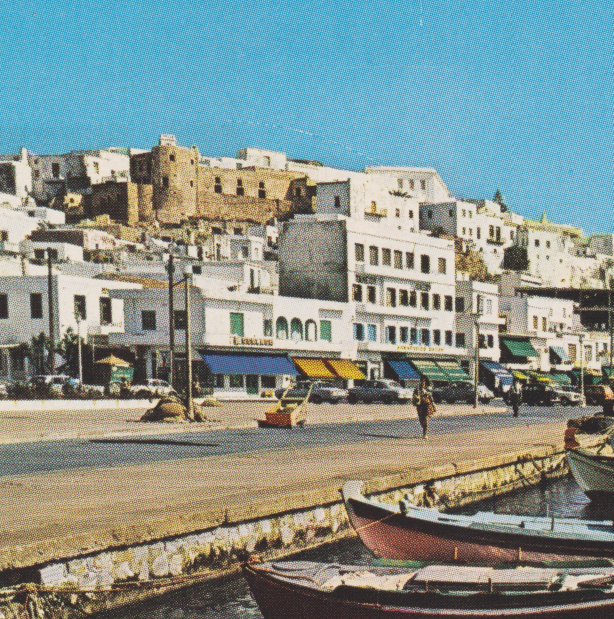
%> input picture salient-points/TestIm1.png, 1227 x 1238 px (shown at 1/2 size)
$ octave main_descriptor.m   (GNU Octave 9; MATLAB toolbox functions it lacks are replaced by stand-ins)
%> lines starting %> are read from the running program, lines starting %| are printed output that depends on the picture
### salient-points/myLocalDescriptor.m
function d = myLocalDescriptor(I,p,rhom,rhoM,rhostep ,N)
%MYLOCALDESCRIPTOR Summary of this function goes here
%   Detailed explanation goes here

    d = [];
    for r = rhom:rhostep:rhoM
        x_rho = [];
        for theta = 0:(2*pi/N):2*pi

        end
    end


end

### salient-points/myLocalDescriptorUpgrade.m
function d = myLocalDescriptorUpgrade(I,p,rhom,rhoM,rhostep ,N)
%MYLOCALDESCRIPTOR Summary of this function goes here
%   Detailed explanation goes here
    [X, Y, ~] = size(I);
    d = [];
    for r = rhom:rhostep:rhoM
        x_rho = [];
        for theta = 0:(2*pi/N):2*pi
            [x, y] = getRealPos(p, theta ,r);
            if y >= 1 || y <= Y || x >= 1 || x <= X
                value = getColor(I, x, y, X, Y);
                x_rho = [x_rho; value];
            end
        end
        if ~isnan(mean(x_rho))
            d = [d; mean(x_rho)];
        end
    end


end

### salient-points/main_descriptor.m
clear;clc;close all
addpath('src');
I = imread('TestIm1.png');
%> I is the input picture: size 1238x1227x3 uint8; mean R, G, B 132.9, 147, 142.1
I_GREYSCALE = rgb2gray(I);
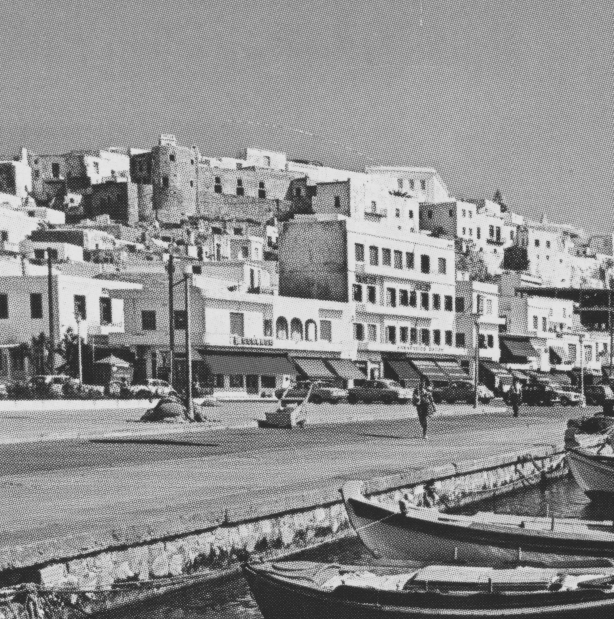
%> I_GREYSCALE: size 1238x1227 uint8 (shown at 1/2 size); min 30, max 238, mean 142.2
p = [100, 100];
q1 = [20.1, 25.5];
q2 = [202, 202];
rhom=5;
rhoM=20;
rhostep=1;
N=8;

d_p = myLocalDescriptor(I_GREYSCALE, p, rhom, rhoM, rhostep, N);
%> d_p = []
d_p_upgrade = myLocalDescriptorUpgrade(I, p, rhom, rhoM, rhostep, N);
%> the loop in myLocalDescriptorUpgrade, `for r = rhom:rhostep:rhoM` made 16 passes
%> d on passes 1 to 9: 154, [154; 155.2], [154; 155.2; 156], [154; 155.2; 156; 153.1], [154; 155.2; 156; 153.1; 154.8], [154; 155.2; 156; 153.1; 154.8; 154.9], [154; 155.2; 156; 153.1; 154.8; 154.9; 153.9], [154; 155.2; 156; 153.1; 154.8; 154.9; 153.9; 155.6], [154; 155.2; 156; 153.1; 154.8; 154.9; 153.9; 155.6; 156.2]
%> after the loop in myLocalDescriptorUpgrade, `for r = rhom:rhostep:rhoM`: value = [150.3; 185; 146.3; 149.3]
%> d_p_upgrade = [154; 155.2; 156; 153.1; 154.8; 154.9; 153.9; 155.6; 156.2; 154.3; 154.5; 154.4; 156.8; 158.1; 159.5; 156.1]

d_q1 = myLocalDescriptor(I_GREYSCALE, q1, rhom, rhoM, rhostep, N);
%> d_q1 = []
d_q1_upgrade = myLocalDescriptorUpgrade(I, q1, rhom, rhoM, rhostep, N);
%> the loop in myLocalDescriptorUpgrade (call 2), `for r = rhom:rhostep:rhoM` made 16 passes
%> d on passes 1 to 8: 156.5, [156.5; 153.6], [156.5; 153.6; 152.7], [156.5; 153.6; 152.7; 156.4], [156.5; 153.6; 152.7; 156.4; 155.9], [156.5; 153.6; 152.7; 156.4; 155.9; 154.3], [156.5; 153.6; 152.7; 156.4; 155.9; 154.3; 154], [156.5; 153.6; 152.7; 156.4; 155.9; 154.3; 154; 153.4]
%> d_q1_upgrade = [156.5; 153.6; 152.7; 156.4; 155.9; 154.3; 154; 153.4; 151.8; 152.5; 151.4; 153.3; 152.7; 154.7; 153.3; 153.7]

d_q2 = myLocalDescriptor(I_GREYSCALE, q2, rhom, rhoM, rhostep, N);
%> d_q2 = []
d_q2_upgrade = myLocalDescriptorUpgrade(I, q2, rhom, rhoM, rhostep, N);
%> d_q2_upgrade = [162; 160; 160.5; 159.8; 160.8; 160; 160.8; 162.2; 161.4; 160.7; 161; 160.8; 162.5; 160.9; 161.8; 161.2]

$ run again, with salient-points/TestIm2.png copied over salient-points/TestIm1.png
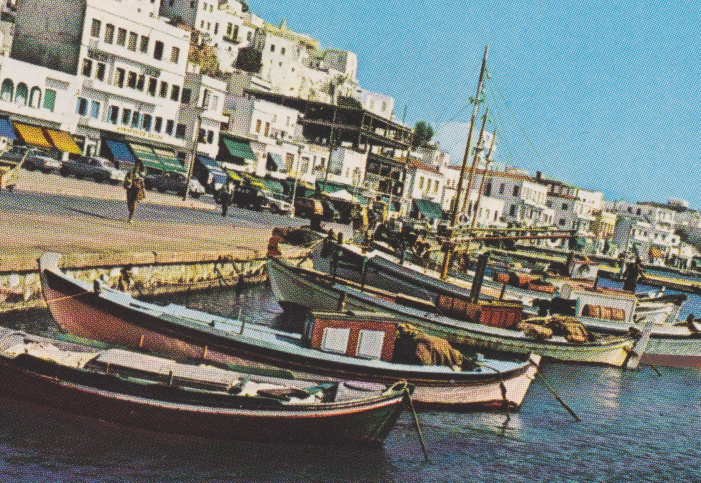
%> input picture salient-points/TestIm2.png, 1401 x 965 px (shown at 1/2 size)
%> I is the input picture: size 965x1401x3 uint8; mean R, G, B 123, 128.7, 123.7
%> `I_GREYSCALE = rgb2gray(I);`:
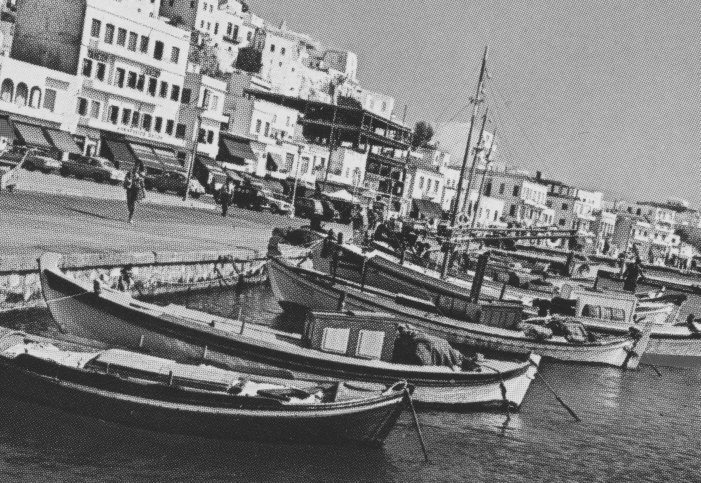
%> I_GREYSCALE: size 965x1401 uint8 (shown at 1/2 size); min 30, max 235, mean 126.4
%> d_p = []
%> the loop in myLocalDescriptorUpgrade, `for r = rhom:rhostep:rhoM` made 16 passes
%> d on passes 1 to 7: 99.83, [99.83; 104.2], [99.83; 104.2; 101.9], [99.83; 104.2; 101.9; 106.2], [99.83; 104.2; 101.9; 106.2; 104.7], [99.83; 104.2; 101.9; 106.2; 104.7; 104.1], [99.83; 104.2; 101.9; 106.2; 104.7; 104.1; 102.5]
%> after the loop in myLocalDescriptorUpgrade, `for r = rhom:rhostep:rhoM`: value = [64; 127.7; 104; 51.33]
%> d_p_upgrade = [99.83; 104.2; 101.9; 106.2; 104.7; 104.1; 102.5; 98.37; 98.79; 98.52; 99.59; 99.55; 103.2; 102.5; 103.6; 102.4]
%> d_q1 = []
%> the loop in myLocalDescriptorUpgrade (call 2), `for r = rhom:rhostep:rhoM` made 16 passes
%> d on passes 1 to 7: 99.32, [99.32; 108.3], [99.32; 108.3; 117.3], [99.32; 108.3; 117.3; 117.6], [99.32; 108.3; 117.3; 117.6; 125.2], [99.32; 108.3; 117.3; 117.6; 125.2; 120.3], [99.32; 108.3; 117.3; 117.6; 125.2; 120.3; 119.1]
%> d_q1_upgrade = [99.32; 108.3; 117.3; 117.6; 125.2; 120.3; 119.1; 113.2; 109.7; 111.6; 118.9; 118.1; 121.4; 121.5; 117.6; 115.8]
%> d_q2 = []
%> d_q2_upgrade = [179.8; 172.7; 169.9; 166; 159.5; 162.5; 161.1; 158.9; 157.7; 159.2; 161.5; 165.1; 168.7; 171; 175.4; 182.9]
